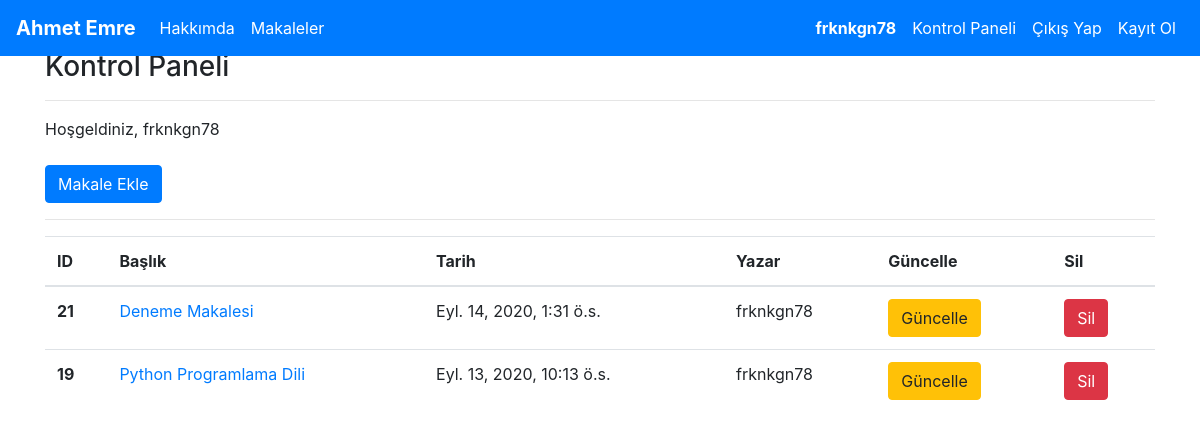
The app's page /makaleler/kontrolpaneli/ (signed in) with its own data.
### makaleler/models.py (models this page shows, shortened)
class Makale(models.Model):
    yazar = models.ForeignKey("auth.User",on_delete=models.CASCADE,verbose_name="Yazar")
    baslik = models.CharField(max_length=50,verbose_name="Başlık")
    icerik = RichTextField(verbose_name="İçerik")
    olusturulma_tarihi = models.DateTimeField(auto_now_add=True,verbose_name="Oluşturulma Tarihi")
    resim = models.FileField(blank = True,null = True,verbose_name="Ek : ")
    class Meta:
        ordering = ['-olusturulma_tarihi']

### makaleler/views.py (the view)
# urls.py: path('kontrolpaneli/', views.dashboard,name = "dashboard"),
@login_required(login_url="kullanici:girisyap")
def dashboard(request):
    articles = Makale.objects.filter(yazar_id = request.user)
    context = {
        "articles":articles
        }
    return render(request,"dashboard.html",context)

### templates/dashboard.html
{% extends "layout.html" %}
{% block content %}
<h3>Kontrol Paneli</h3>
<hr>
Hoşgeldiniz, {{request.user.username}}
<br><br>
<a class = "btn btn-primary" href = "{% url 'makale:addarticle'%}">Makale Ekle</a>
<hr>
{% if articles %}
<table class="table">
  <thead>
    <tr>
      <th scope="col">ID</th>
      <th scope="col">Başlık</th>
      <th scope="col">Tarih</th>
      <th scope="col">Yazar</th>
      <th scope="col">Güncelle</th>
      <th scope="col">Sil</th>
    </tr>
  </thead>
  <tbody>
    {% for article in articles %}
      <tr>
          <th scope="row">{{article.id}}</th>
          <td><a href = "{% url 'makale:detail' article.id %}">{{article.baslik}}</a></td>
          <td>{{article.olusturulma_tarihi}}</td>
          <td>{{article.yazar.username}}</td>
          <td><a href = "{% url 'makale:update' article.id %}" class = "btn btn-warning">Güncelle</td>
          <td><a href = "{% url 'makale:delete' article.id %}" class = "btn btn-danger">Sil</td>
      </tr>
    {% endfor %}
  </tbody>
</table>
{% else %}
    <div class = "alert alert-danger"><b>Bu kullanıcının hiç bir makalesi yok!</b></div>
{% endif %}
{% endblock content %}

### templates/includes/navbar.html (shortened to what this page needs)
<nav class="navbar navbar-expand-md navbar-dark fixed-top bg-primary">
      <a class="navbar-brand" href="{% url 'home' %}"><b>Ahmet Emre</b></a>
      <div class="collapse navbar-collapse" id="navbarCollapse">
        <ul class="navbar-nav mr-auto">
          <li class="nav-item active">
            <a class="nav-link" href="{% url 'about' %}">Hakkımda</a>
          </li>
          <li class="nav-item active">
            <a class="nav-link" href="{% url 'makale:articles'%}">Makaleler</a>
          </li>
        </ul>
        <ul class="navbar-nav ml-auto">
          {% if request.user.is_authenticated %}
              <li class="nav-item active">
                <a class="nav-link" href="#"><strong>{{request.user.username}}</strong></a>
              </li>
              <li class="nav-item active">
                <a class="nav-link" href="{% url 'makale:dashboard'%}">Kontrol Paneli</a>
              </li>
              <li class="nav-item active">
                <a class="nav-link" href="{% url 'kullanici:cikisyap'%}">Çıkış Yap</a>
              </li>
          {% else %}
              <li class="nav-item active">
                <a class="nav-link" href="{% url 'kullanici:girisyap'%}">Giriş Yap</a>
              </li>
          {% endif %}
          <li class="nav-item active">
            <a class="nav-link" href="{% url 'kullanici:kayitol'%}">Kayıt Ol</a>
          </li>
        </ul>
</nav>

### records on screen
Makale: id "21", baslik "Deneme Makalesi", olusturulma_tarihi "Eyl. 14, 2020, 1:31 ö.s.", yazar.username "frknkgn78"
Makale: id "19", baslik "Python Programlama Dili", olusturulma_tarihi "Eyl. 13, 2020, 10:13 ö.s.", yazar.username "frknkgn78"

### other values on screen
{{ request.user.username }} "frknkgn78"
